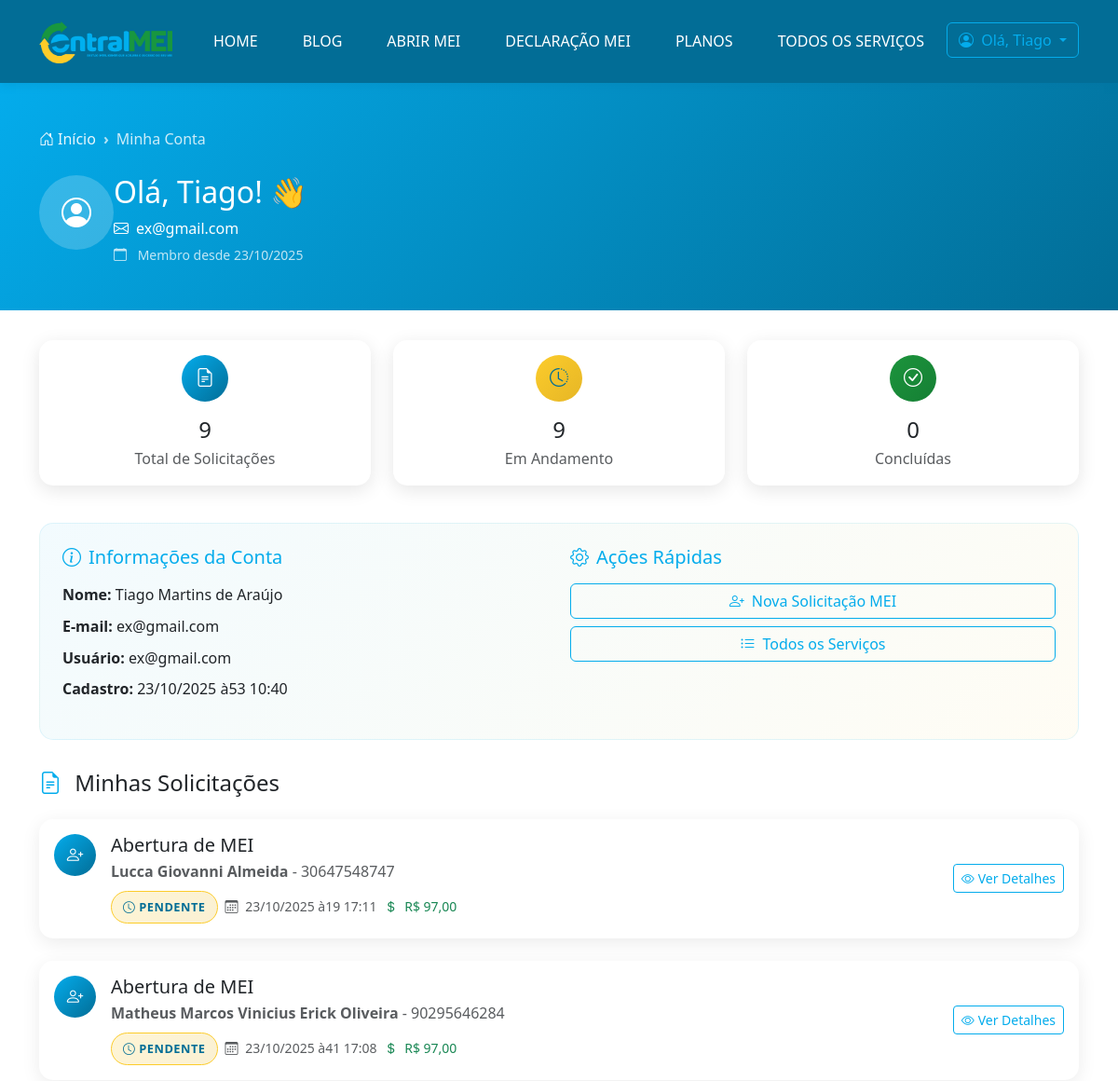
The page /minha-conta/ (signed in, upper part) on the database as committed earlier.
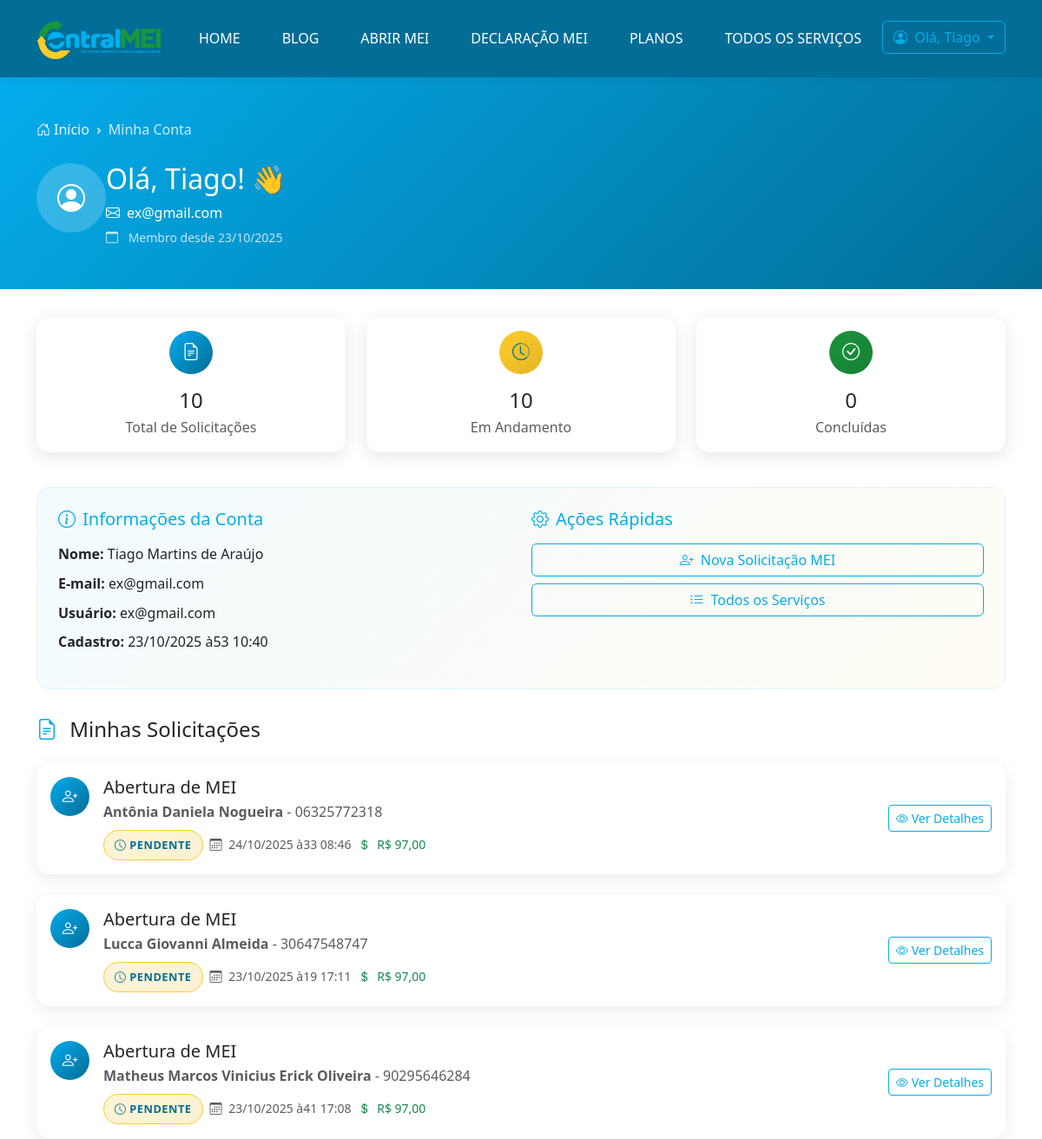
The same page on the database as committed later.
### servicos/models.py (models this page shows, shortened)
class SolicitacaoMEI(models.Model):
    STATUS_CHOICES = [
        ('pendente', 'Pendente'),
        ('processando', 'Em Processamento'),
        ('concluido', 'Concluído'),
        ('cancelado', 'Cancelado'),
    ]
    FORMA_ATUACAO_CHOICES = [
        ('fixo', 'Estabelecimento Fixo'),
        ('internet', 'Internet'),
        ('televenda', 'Televenda'),
        ('porta_porta', 'Porta a Porta'),
        ('correio', 'Correio'),
        ('fixo_fora', 'Em local fixo fora da loja'),
        ('maquinas', 'Máquinas automáticas'),
    ]
    nome_completo = models.CharField(max_length=200)
    cpf = models.CharField(max_length=14, unique=True)
    rg = models.CharField(max_length=15)
    orgao_expedidor = models.CharField(max_length=10)
    estado_expedidor = models.CharField(max_length=2, default='')
    email = models.EmailField()
    telefone = models.CharField(max_length=15)
    cnae_primario = models.CharField(max_length=20)
    cnaes_secundarios = models.TextField(blank=True, help_text="CNAE secundário opcional")
    forma_atuacao = models.CharField(max_length=20, choices=FORMA_ATUACAO_CHOICES)
    capital_inicial = models.DecimalField(max_digits=10, decimal_places=2)
    cep = models.CharField(max_length=9)
    cidade = models.CharField(max_length=100)
    estado = models.CharField(max_length=2)
    rua = models.CharField(max_length=200)
    numero = models.CharField(max_length=10)
    bairro = models.CharField(max_length=100)
    complemento = models.CharField(max_length=100, blank=True)
    usuario = models.ForeignKey(User, on_delete=models.CASCADE, null=True, blank=True)
    status = models.CharField(max_length=20, choices=STATUS_CHOICES, default='pendente')
    valor_servico = models.DecimalField(
        max_digits=10,
        decimal_places=2,
        default=97.00,
        help_text="Valor cobrado pelo serviço de abertura MEI"
    )
    venda_criada = models.BooleanField(
        default=False,
        help_text="Indica se a venda foi criada automaticamente no painel financeiro"
    )
    observacoes = models.TextField(blank=True)
    criado_em = models.DateTimeField(auto_now_add=True)
    atualizado_em = models.DateTimeField(auto_now=True)
    class Meta:
        verbose_name = 'Solicitação de Abertura MEI'
        verbose_name_plural = 'Solicitações de Abertura MEI'
        ordering = ['-criado_em']

### core/views.py (the view)
# urls.py: path('minha-conta/', views.MinhaContaView.as_view(), name='minha_conta'),
@method_decorator(login_required, name='dispatch')
class MinhaContaView(LoginRequiredMixin, TemplateView):
    template_name = 'core/auth/minha_conta.html'
    login_url = reverse_lazy('core:login')
    def get_context_data(self, **kwargs):
        context = super().get_context_data(**kwargs)
        user = self.request.user
        solicitacoes_mei = SolicitacaoMEI.objects.filter(
            usuario=user
        ).order_by('-criado_em')
        solicitacoes_servicos = SolicitacaoServico.objects.filter(
            usuario=user
        ).order_by('-criado_em')
        total_solicitacoes = solicitacoes_mei.count() + solicitacoes_servicos.count()
        solicitacoes_pendentes = (
            solicitacoes_mei.filter(status='pendente').count() +
            solicitacoes_servicos.filter(status='pendente').count()
        )
        solicitacoes_concluidas = (
            solicitacoes_mei.filter(status='concluido').count() +
            solicitacoes_servicos.filter(status='concluido').count()
        )
        context.update({
            'solicitacoes_mei': solicitacoes_mei,
            'solicitacoes_servicos': solicitacoes_servicos,
            'total_solicitacoes': total_solicitacoes,
            'solicitacoes_pendentes': solicitacoes_pendentes,
            'solicitacoes_concluidas': solicitacoes_concluidas,
        })
        return context

### core/context_processors.py (called while the page is built)
def company_context(request):
    return {
        'COMPANY_NAME': settings.COMPANY_NAME,
        'COMPANY_PHONE': settings.COMPANY_PHONE,
        'COMPANY_EMAIL': settings.COMPANY_EMAIL,
        'COMPANY_ADDRESS': settings.COMPANY_ADDRESS,
        'CONTACT_EMAIL': settings.CONTACT_EMAIL,
    }

### templates/core/auth/minha_conta.html (shortened to what the changed rows need)
{% extends 'base.html' %}
{% load static %}
{% block content %}
<div class="account-header">
    <div class="container">
        <div class="row align-items-center">
            <div class="col-md-8">
                <div class="d-flex align-items-center">
                    <div>
                        <h1 class="h2 mb-2">
                            Olá, {{ user.first_name|default:user.username }}! 👋
                        </h1>
                    </div>
                </div>
            </div>
        </div>
    </div>
</div>
<div class="container">
    <div class="row mb-4">
        <div class="col-md-4 mb-3">
            <div class="card stats-card">
                <div class="card-body text-center">
                    <div class="stats-icon total mx-auto">
                        <i class="bi bi-file-earmark-text"></i>
                    </div>
                    <h3 class="h4 mb-1">{{ total_solicitacoes }}</h3>
                    <p class="text-muted mb-0">Total de Solicitações</p>
                </div>
            </div>
        </div>
        <div class="col-md-4 mb-3">
            <div class="card stats-card">
                <div class="card-body text-center">
                    <div class="stats-icon pendente mx-auto">
                        <i class="bi bi-clock-history"></i>
                    </div>
                    <h3 class="h4 mb-1">{{ solicitacoes_pendentes }}</h3>
                    <p class="text-muted mb-0">Em Andamento</p>
                </div>
            </div>
        </div>
    </div>
    <div class="row">
        <div class="col-12">
            {% if solicitacoes_mei or solicitacoes_servicos %}
                {% for solicitacao in solicitacoes_mei %}
                <div class="card solicitation-card">
                    <div class="card-body">
                        <div class="row align-items-center">
                            <div class="col-md-8">
                                <div class="d-flex align-items-start">
                                    <div class="service-icon mei">
                                        <i class="bi bi-person-plus"></i>
                                    </div>
                                    <div>
                                        <h5 class="mb-1">Abertura de MEI</h5>
                                        <p class="text-muted mb-2">
                                            <strong>{{ solicitacao.nome_completo }}</strong> - {{ solicitacao.cpf }}
                                        </p>
                                        <div class="d-flex flex-wrap gap-2 align-items-center">
                                            <span class="status-badge status-{{ solicitacao.status }}">
                                                {% if solicitacao.status == 'pendente' %}
                                                    <i class="bi bi-clock me-1"></i>Pendente
                                                {% elif solicitacao.status == 'processando' %}
                                                    <i class="bi bi-gear me-1"></i>Processando
                                                {% elif solicitacao.status == 'concluido' %}
                                                    <i class="bi bi-check-circle me-1"></i>Concluído
                                                {% else %}
                                                    <i class="bi bi-x-circle me-1"></i>Cancelado
                                                {% endif %}
                                            </span>
                                            <small class="text-muted">
                                                <i class="bi bi-calendar3 me-1"></i>
                                                {{ solicitacao.criado_em|date:"d/m/Y às H:i" }}
                                            </small>
                                            {% if solicitacao.valor_servico %}
                                                <small class="text-success">
                                                    <i class="bi bi-currency-dollar me-1"></i>
                                                    R$ {{ solicitacao.valor_servico }}
                                                </small>
                                            {% endif %}
                                        </div>
                                    </div>
                                </div>
                            </div>
                            <div class="col-md-4 text-md-end mt-3 mt-md-0">
                                <a href="{% url 'core:detalhe_solicitacao' solicitacao.pk %}?tipo=mei"
                                   class="btn btn-outline-primary-custom btn-sm">
                                    <i class="bi bi-eye me-1"></i>Ver Detalhes
                                </a>
                            </div>
                        </div>
                    </div>
                </div>
                {% endfor %}
            {% endif %}
        </div>
    </div>
</div>
{% endblock %}

Rows that differ between the two databases and show on the page:
added SolicitacaoMEI: nome_completo "Antônia Daniela Nogueira", cpf "06325772318", status "pendente" (drawn), criado_em "24/10/2025 à33 08:46", valor_servico "97,00"
Other text that changed with them:
{{ total_solicitacoes }}: "9" → "10"
{{ solicitacoes_pendentes }}: "9" → "10"
